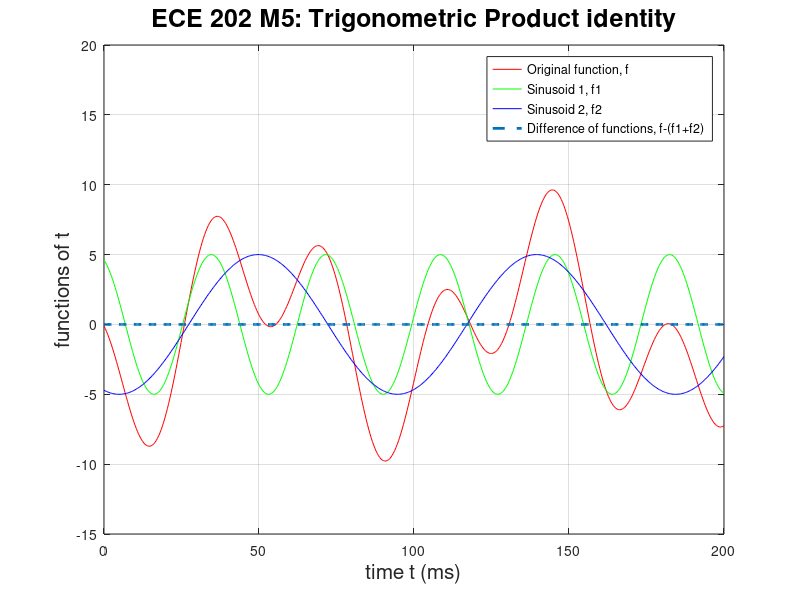

Source code (MATLAB):
%Simon Mekonen
%10/8/2018
%MatLab 5

%Description: Testing trigonometric product identies and plotting
%Source: https://www2.clarku.edu/faculty/djoyce/trig/identities.html

clear 

% ----- Givens -----

tms = linspace(0,200,500);  %time tms, in ms
t = tms / 1000;             %time t, in s

a = 50*t - 1.2;
b = 120*t + 1.6;

% function of t with the product of two sinuoids
f = 10*cos(a).*cos(b);    

% functions of sinusoid 1 and sinusoid which sum to f (derived using
% the product identity)
f1 = 5*cos(a+b);
f2 = 5*cos(a-b);

% ----- Check -----

% check the equivalence of f with f1 + f2, result should be array of zeros
checkDiff = f - (f1+f2);  

% check the correctness of f1 and f2, result should be zeor
checkF1F2 = sum(abs(checkDiff))

% The absolute function is important before finding the sum because if 
% negative values exist in checkSum, they could cancel out with the
% positive values and result in a sum of zero signifying a passed check
% even though the actual array may be wrong and just cancelling out.
                                            
% ----- Graph -----

plot(tms, f, 'r', tms, f1, 'g', tms, f2, 'b', tms, checkDiff, '--', 'LineWidth', 2)
title('ECE 202 M5: Trigonometric Product identity', 'FontSize', 18)
xlabel('time t (ms)', 'FontSize', 15)
ylabel('functions of t', 'FontSize', 15)

axis([-inf, inf, -15, 20])
grid on

legend('Original function, f', 'Sinusoid 1, f1', 'Sinusoid 2, f2','Difference of functions, f-(f1+f2)')



